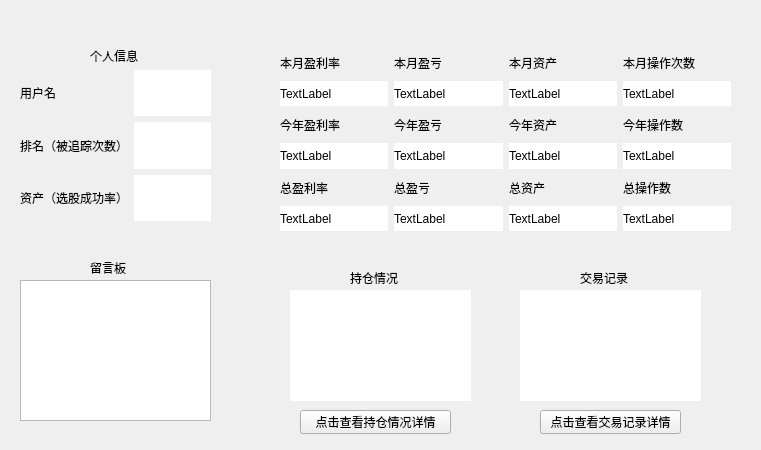
<?xml version="1.0" encoding="UTF-8"?>
<ui version="4.0">
 <class>Personpage</class>
 <widget class="QWidget" name="Personpage">
  <property name="geometry">
   <rect>
    <x>0</x>
    <y>0</y>
    <width>761</width>
    <height>450</height>
   </rect>
  </property>
  <property name="windowTitle">
   <string>Form</string>
  </property>
  <widget class="QLabel" name="personalInfoTitle">
   <property name="geometry">
    <rect>
     <x>90</x>
     <y>40</y>
     <width>51</width>
     <height>31</height>
    </rect>
   </property>
   <property name="text">
    <string>个人信息</string>
   </property>
  </widget>
  <widget class="QWidget" name="horizontalLayoutWidget">
   <property name="geometry">
    <rect>
     <x>20</x>
     <y>70</y>
     <width>191</width>
     <height>151</height>
    </rect>
   </property>
   <layout class="QHBoxLayout" name="horizontalLayout">
    <item>
     <layout class="QVBoxLayout" name="verticalLayout">
      <item>
       <widget class="QLabel" name="userNameTitle">
        <property name="text">
         <string>用户名</string>
        </property>
       </widget>
      </item>
      <item>
       <widget class="QLabel" name="trackedCountTitle">
        <property name="text">
         <string>排名（被追踪次数）</string>
        </property>
       </widget>
      </item>
      <item>
       <widget class="QLabel" name="successRateTitle">
        <property name="text">
         <string>资产（选股成功率）</string>
        </property>
       </widget>
      </item>
     </layout>
    </item>
    <item>
     <layout class="QVBoxLayout" name="verticalLayout_2">
      <item>
       <widget class="QLabel" name="userName">
        <property name="styleSheet">
         <string notr="true">background-color: rgb(255, 255, 255);</string>
        </property>
        <property name="text">
         <string/>
        </property>
       </widget>
      </item>
      <item>
       <widget class="QLabel" name="trackedCount">
        <property name="styleSheet">
         <string notr="true">background-color: rgb(255, 255, 255);</string>
        </property>
        <property name="text">
         <string/>
        </property>
       </widget>
      </item>
      <item>
       <widget class="QLabel" name="successRate">
        <property name="styleSheet">
         <string notr="true">background-color: rgb(255, 255, 255);</string>
        </property>
        <property name="text">
         <string/>
        </property>
       </widget>
      </item>
     </layout>
    </item>
   </layout>
  </widget>
  <widget class="QLabel" name="introduceMessageTitle">
   <property name="geometry">
    <rect>
     <x>90</x>
     <y>260</y>
     <width>54</width>
     <height>16</height>
    </rect>
   </property>
   <property name="text">
    <string>留言板</string>
   </property>
  </widget>
  <widget class="QLabel" name="holdingTitle">
   <property name="geometry">
    <rect>
     <x>350</x>
     <y>270</y>
     <width>54</width>
     <height>16</height>
    </rect>
   </property>
   <property name="text">
    <string>持仓情况</string>
   </property>
  </widget>
  <widget class="QLabel" name="tradeRecordTitle">
   <property name="geometry">
    <rect>
     <x>580</x>
     <y>270</y>
     <width>54</width>
     <height>16</height>
    </rect>
   </property>
   <property name="text">
    <string>交易记录</string>
   </property>
  </widget>
  <widget class="QPushButton" name="pushButton">
   <property name="geometry">
    <rect>
     <x>300</x>
     <y>410</y>
     <width>151</width>
     <height>24</height>
    </rect>
   </property>
   <property name="text">
    <string>点击查看持仓情况详情</string>
   </property>
  </widget>
  <widget class="QPushButton" name="pushButton_2">
   <property name="geometry">
    <rect>
     <x>540</x>
     <y>410</y>
     <width>141</width>
     <height>24</height>
    </rect>
   </property>
   <property name="text">
    <string>点击查看交易记录详情</string>
   </property>
  </widget>
  <widget class="QTextEdit" name="personalDescribeEdit">
   <property name="geometry">
    <rect>
     <x>20</x>
     <y>280</y>
     <width>191</width>
     <height>141</height>
    </rect>
   </property>
  </widget>
  <widget class="QWidget" name="holdingsWidget" native="true">
   <property name="geometry">
    <rect>
     <x>290</x>
     <y>290</y>
     <width>181</width>
     <height>111</height>
    </rect>
   </property>
   <property name="styleSheet">
    <string notr="true">background-color: rgb(255, 255, 255);</string>
   </property>
  </widget>
  <widget class="QWidget" name="tradeWidget" native="true">
   <property name="geometry">
    <rect>
     <x>520</x>
     <y>290</y>
     <width>181</width>
     <height>111</height>
    </rect>
   </property>
   <property name="styleSheet">
    <string notr="true">background-color: rgb(255, 255, 255);</string>
   </property>
  </widget>
  <widget class="QWidget" name="gridLayoutWidget">
   <property name="geometry">
    <rect>
     <x>280</x>
     <y>50</y>
     <width>451</width>
     <height>181</height>
    </rect>
   </property>
   <layout class="QGridLayout" name="gridLayout">
    <item row="0" column="2">
     <widget class="QLabel" name="balanceMonth">
      <property name="text">
       <string>本月资产</string>
      </property>
     </widget>
    </item>
    <item row="3" column="1">
     <widget class="QLabel" name="phaseYearContent">
      <property name="styleSheet">
       <string notr="true">background-color: rgb(255, 255, 255);</string>
      </property>
      <property name="text">
       <string>TextLabel</string>
      </property>
     </widget>
    </item>
    <item row="1" column="0">
     <widget class="QLabel" name="profitRateMonthContent">
      <property name="styleSheet">
       <string notr="true">background-color: rgb(255, 255, 255);</string>
      </property>
      <property name="text">
       <string>TextLabel</string>
      </property>
     </widget>
    </item>
    <item row="3" column="3">
     <widget class="QLabel" name="operateCountYearContent">
      <property name="styleSheet">
       <string notr="true">background-color: rgb(255, 255, 255);</string>
      </property>
      <property name="text">
       <string>TextLabel</string>
      </property>
     </widget>
    </item>
    <item row="3" column="0">
     <widget class="QLabel" name="profitRateYearContent">
      <property name="styleSheet">
       <string notr="true">background-color: rgb(255, 255, 255);</string>
      </property>
      <property name="text">
       <string>TextLabel</string>
      </property>
     </widget>
    </item>
    <item row="2" column="0">
     <widget class="QLabel" name="profitRateYear">
      <property name="text">
       <string>今年盈利率</string>
      </property>
     </widget>
    </item>
    <item row="4" column="0">
     <widget class="QLabel" name="profitRateTotal">
      <property name="text">
       <string>总盈利率</string>
      </property>
     </widget>
    </item>
    <item row="2" column="2">
     <widget class="QLabel" name="balanceYear">
      <property name="text">
       <string>今年资产</string>
      </property>
     </widget>
    </item>
    <item row="1" column="2">
     <widget class="QLabel" name="balanceMonthContent">
      <property name="styleSheet">
       <string notr="true">background-color: rgb(255, 255, 255);</string>
      </property>
      <property name="text">
       <string>TextLabel</string>
      </property>
     </widget>
    </item>
    <item row="2" column="1">
     <widget class="QLabel" name="phaseYear">
      <property name="text">
       <string>今年盈亏</string>
      </property>
     </widget>
    </item>
    <item row="0" column="0">
     <widget class="QLabel" name="profitRateMonth">
      <property name="text">
       <string>本月盈利率</string>
      </property>
     </widget>
    </item>
    <item row="0" column="1">
     <widget class="QLabel" name="phaseMonth">
      <property name="text">
       <string>本月盈亏</string>
      </property>
     </widget>
    </item>
    <item row="1" column="1">
     <widget class="QLabel" name="phaseMonthContent">
      <property name="styleSheet">
       <string notr="true">background-color: rgb(255, 255, 255);</string>
      </property>
      <property name="text">
       <string>TextLabel</string>
      </property>
     </widget>
    </item>
    <item row="4" column="3">
     <widget class="QLabel" name="operateCountTotal">
      <property name="text">
       <string>总操作数</string>
      </property>
     </widget>
    </item>
    <item row="4" column="2">
     <widget class="QLabel" name="balanceTotal">
      <property name="text">
       <string>总资产</string>
      </property>
     </widget>
    </item>
    <item row="1" column="3">
     <widget class="QLabel" name="operateCountMonthContent">
      <property name="styleSheet">
       <string notr="true">background-color: rgb(255, 255, 255);</string>
      </property>
      <property name="text">
       <string>TextLabel</string>
      </property>
     </widget>
    </item>
    <item row="2" column="3">
     <widget class="QLabel" name="operateCountYear">
      <property name="text">
       <string>今年操作数</string>
      </property>
     </widget>
    </item>
    <item row="4" column="1">
     <widget class="QLabel" name="phaseTotal">
      <property name="text">
       <string>总盈亏</string>
      </property>
     </widget>
    </item>
    <item row="0" column="3">
     <widget class="QLabel" name="operateCountMonth">
      <property name="text">
       <string>本月操作次数</string>
      </property>
     </widget>
    </item>
    <item row="3" column="2">
     <widget class="QLabel" name="balanceYearContent">
      <property name="styleSheet">
       <string notr="true">background-color: rgb(255, 255, 255);</string>
      </property>
      <property name="text">
       <string>TextLabel</string>
      </property>
     </widget>
    </item>
    <item row="5" column="0">
     <widget class="QLabel" name="profitRateTotalContent">
      <property name="styleSheet">
       <string notr="true">background-color: rgb(255, 255, 255);</string>
      </property>
      <property name="text">
       <string>TextLabel</string>
      </property>
     </widget>
    </item>
    <item row="5" column="1">
     <widget class="QLabel" name="phaseTotalContent">
      <property name="styleSheet">
       <string notr="true">background-color: rgb(255, 255, 255);</string>
      </property>
      <property name="text">
       <string>TextLabel</string>
      </property>
     </widget>
    </item>
    <item row="5" column="2">
     <widget class="QLabel" name="balanceTotalContent">
      <property name="styleSheet">
       <string notr="true">background-color: rgb(255, 255, 255);</string>
      </property>
      <property name="text">
       <string>TextLabel</string>
      </property>
     </widget>
    </item>
    <item row="5" column="3">
     <widget class="QLabel" name="operateCountTotalContent">
      <property name="styleSheet">
       <string notr="true">background-color: rgb(255, 255, 255);</string>
      </property>
      <property name="text">
       <string>TextLabel</string>
      </property>
     </widget>
    </item>
   </layout>
  </widget>
 </widget>
 <resources/>
 <connections/>
</ui>
